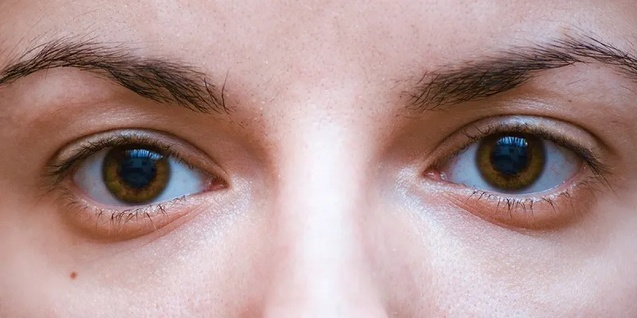
#> input picture normal.jpg, 637 x 318 px, shrunk from 800 x 400 before the run
$ python tempCodeRunnerFile.py
#> lines starting #> are read from the running program, lines starting #| are printed output that depends on the picture; after the words box and inside, x2 and y2 are one past the last pixel; in counts of white or black regions, pixels touching at a corner belong together
import cv2
import numpy as np
import matplotlib.pyplot as plt
import os

# --- PATH SETUP ---
try:
    script_dir = os.path.dirname(os.path.abspath(__file__))
    os.chdir(script_dir)
except NameError:
    print("⚠️ Jupyter mode detected.")

# --- CONFIGURATION ---
REDNESS_THRESH = 0.15  # 2% Redness (Strict for Sclera Lock)
FATIGUE_THRESH = 130   # Brightness < 100 means Fatigue

class EyeLab:
    def __init__(self):
        self.face_cascade = cv2.CascadeClassifier(cv2.data.haarcascades + 'haarcascade_frontalface_default.xml')
        self.eye_cascade = cv2.CascadeClassifier(cv2.data.haarcascades + 'haarcascade_eye.xml')

    def analyze_single_eye(self, eye_roi):
        """
        Runs the SCLERA-LOCKED pipeline on a SINGLE eye crop.
        """
        # 1. CROP: Aggressive crop (Top/Bottom 25%)
        h, w, _ = eye_roi.shape
        y1, y2 = int(h*0.25), int(h*0.75)
        crop = eye_roi[y1:y2, :]

        # Convert to HSV
        hsv = cv2.cvtColor(crop, cv2.COLOR_BGR2HSV)

        # --- 2. SCLERA (WHITE) DETECTION ---
        lower_white = np.array([0, 0, 120])
        upper_white = np.array([180, 60, 255])
        sclera_mask = cv2.inRange(hsv, lower_white, upper_white)

        kernel = np.ones((3,3), np.uint8)
        sclera_context = cv2.dilate(sclera_mask, kernel, iterations=2)

        # --- 3. RED VESSEL DETECTION ---
        lower_red1 = np.array([0, 70, 100]); upper_red1 = np.array([10, 255, 255])
        lower_red2 = np.array([170, 70, 100]); upper_red2 = np.array([180, 255, 255])

        raw_red = cv2.inRange(hsv, lower_red1, upper_red1) + cv2.inRange(hsv, lower_red2, upper_red2)

        # --- 4. THE INTERSECTION ---
        true_vessels = cv2.bitwise_and(raw_red, raw_red, mask=sclera_context)

        # 5. CALCULATE STATS
        red_pixels = cv2.countNonZero(true_vessels)
        sclera_area = cv2.countNonZero(sclera_context)

        if sclera_area == 0: sclera_area = 1

        red_ratio = red_pixels / sclera_area

        # Brightness (Average of the white area only)
        gray = cv2.cvtColor(crop, cv2.COLOR_BGR2GRAY)
        brightness = cv2.mean(gray, mask=sclera_context)[0]

        # 6. DUAL DIAGNOSIS (The Update)
        is_fatigued = brightness < FATIGUE_THRESH
        is_irritated = red_ratio > REDNESS_THRESH

        if is_fatigued and is_irritated:
            status = "Fatigue & Irritated"
        elif is_fatigued:
            status = "Fatigue"
        elif is_irritated:
            status = "Irritated"
        else:
            status = "Normal"

        return {
            "status": status,
            "redness": red_ratio,
            "brightness": brightness,
            "crop": crop,
            "vessel_mask": true_vessels
        }

    def process_image(self, img_path):
#> called with img_path = 'normal.jpg'
        frame = cv2.imread(img_path)
#> frame is the input picture: shape (318, 637, 3); mean B, G, R 147.6, 149.5, 178
        if frame is None: return None, []

        gray = cv2.cvtColor(frame, cv2.COLOR_BGR2GRAY)
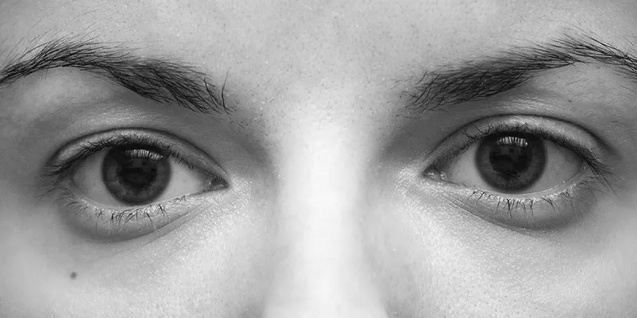
#> gray: shape (318, 637); min 2, max 249, mean 157.8
        frame_rgb = cv2.cvtColor(frame, cv2.COLOR_BGR2RGB)

        # --- DETECTION PHASE ---
        detected_eyes = []

        # Plan A: Face -> Eyes
        faces = self.face_cascade.detectMultiScale(gray, 1.1, 5, minSize=(100, 100))
#> faces = ()
        for (fx, fy, fw, fh) in faces:
            roi_gray = gray[fy:fy+fh, fx:fx+fw]
            eyes = self.eye_cascade.detectMultiScale(roi_gray, 1.1, 6, minSize=(30, 30))
            for (ex, ey, ew, eh) in eyes:
                detected_eyes.append((fx+ex, fy+ey, ew, eh))
#> this loop made 0 passes
#> after the loop, detected_eyes = []

        # Plan B: Whole Image
        if not detected_eyes:
            detected_eyes_rects = self.eye_cascade.detectMultiScale(gray, 1.1, 5, minSize=(50, 50))
#> detected_eyes_rects = [[357, 83, 152, 152], [410, 69, 191, 191], [31, 78, 195, 195]]
            for (ex, ey, ew, eh) in detected_eyes_rects:
                detected_eyes.append((ex, ey, ew, eh))
#> this loop made 3 passes
#> after the loop, detected_eyes = [(357, 83, 152, 152), (410, 69, 191, 191), (31, 78, 195, 195)]

        # Fallback
        if not detected_eyes:
             h, w, _ = frame.shape
             detected_eyes.append((0, 0, w, h))

        # Sort Left to Right
        detected_eyes.sort(key=lambda b: b[0])

        # --- ANALYSIS PHASE ---
        results = []

        for i, (x, y, w, h) in enumerate(detected_eyes):
            eye_roi = frame[y:y+h, x:x+w]
            data = self.analyze_single_eye(eye_roi)
            data['box'] = (x, y, w, h)
            data['id'] = i + 1
            results.append(data)

            # --- COLOR LOGIC FOR DUAL STATE ---
            color = (0, 255, 0) # Green (Normal)

            if "Fatigue" in data['status'] and "Irritated" in data['status']:
                color = (255, 165, 0) # Orange (Both)
            elif "Irritated" in data['status']:
                color = (255, 0, 0)   # Red
            elif "Fatigue" in data['status']:
                color = (255, 255, 0) # Yellow

            cv2.rectangle(frame_rgb, (x, y), (x+w, y+h), color, 2)

            # Use smaller font if text is long
            font_scale = 0.4 if "&" in data['status'] else 0.6
            cv2.putText(frame_rgb, f"{data['status']}", (x, y-10),
                        cv2.FONT_HERSHEY_SIMPLEX, font_scale, color, 2)
#> this loop made 3 passes
#> (x, y, y1 in analyze_single_eye, y2 in analyze_single_eye, red_pixels in analyze_single_eye) on passes 1 to 3: (31, 78, 48, 146, 490), (357, 83, 38, 114, 198), (410, 69, 47, 143, 673)
#> pass 1, in process_image, `eye_roi = frame[y:y+h, x:x+w]`:
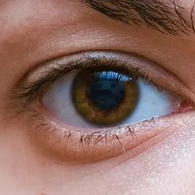
#> eye_roi: shape (195, 195, 3); mean B, G, R 100.3, 108.5, 143
#> pass 1, in analyze_single_eye, `crop = eye_roi[y1:y2, :]`:
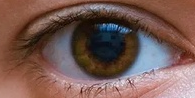
#> crop: shape (98, 195, 3); mean B, G, R 82.8, 89.6, 118.9
#> pass 1, in analyze_single_eye, `sclera_mask = cv2.inRange(hsv, lower_white, upper_white)`:
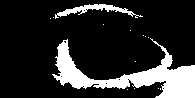
#> sclera_mask: shape (98, 195); 17.2% white; 14 white regions (12 under 20 px), largest, box (x1, y1, x2, y2) and area: (52, 38, 195, 98) 2868, (55, 4, 143, 19) 399
#> after the loop:
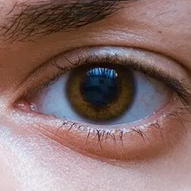
#> eye_roi: shape (191, 191, 3); mean B, G, R 106, 108.6, 135.5
#> after the loop:
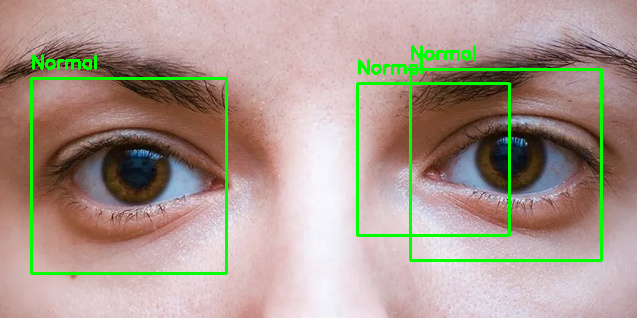
#> frame_rgb: shape (318, 637, 3); mean R, G, B 171.6, 154.1, 142.5
#> after the loop, results = 3 items

        return frame_rgb, results

# --- VISUALIZATION ---
def show_full_report(orig_img, eye_results, filename):
    num_eyes = len(eye_results)
    if num_eyes == 0:
        print(f"❌ No eyes found in {filename}")
        return

    total_rows = 1 + num_eyes
    fig = plt.figure(figsize=(10, 4 * total_rows))

    # 1. Main Image
    ax_main = plt.subplot2grid((total_rows, 3), (0, 0), colspan=3)
    ax_main.imshow(orig_img)
    ax_main.set_title(f"Main Detection: {filename}")
    ax_main.axis('off')

    # 2. Individual Eyes
    for i, res in enumerate(eye_results):
        row = i + 1

        # Crop
        ax_crop = plt.subplot2grid((total_rows, 3), (row, 0))
        ax_crop.imshow(cv2.cvtColor(res['crop'], cv2.COLOR_BGR2RGB))
        ax_crop.set_title(f"Eye {res['id']} (Cropped)")
        ax_crop.axis('off')

        # Mask
        ax_mask = plt.subplot2grid((total_rows, 3), (row, 1))
        ax_mask.imshow(res['vessel_mask'], cmap='gray')
        ax_mask.set_title("Sclera-Locked Vessels")
        ax_mask.axis('off')

        # Stats
        ax_text = plt.subplot2grid((total_rows, 3), (row, 2))
        ax_text.text(0.1, 0.5,
                     f"DIAGNOSIS: {res['status']}\n\n"
                     f"Redness: {res['redness']*100:.2f}%\n"
                     f"Brightness: {res['brightness']:.0f}\n",
                     fontsize=12, va='center')
        ax_text.axis('off')

    plt.tight_layout()
    plt.show()

# --- MAIN ---
if __name__ == "__main__":
    lab = EyeLab()

    # YOUR FILES
    my_files = ['normal.jpg', 'red2.jpg', 'irritated2.jpg']

    for f in my_files:
        print(f"\n--- Processing {f} ---")
        img_res, results = lab.process_image(f)
#> results = 3 items

        if img_res is not None:
            for res in results:
                print(f"  👁️ Eye {res['id']}: [{res['status']}] (R: {res['redness']*100:.1f}%)")
#> this loop made 3 passes
#|   👁️ Eye 1: [Normal] (R: 9.6%)
#|   👁️ Eye 2: [Normal] (R: 4.0%)
#|   👁️ Eye 3: [Normal] (R: 10.5%)

            show_full_report(img_res, results, f)
#> in show_full_report, `num_eyes = len(eye_results)`: num_eyes = 3
#> in show_full_report, `total_rows = 1 + num_eyes`: total_rows = 4
#> the loop in show_full_report, `for i, res in enumerate(eye_results):` made 3 passes
#> in show_full_report, `plt.show()`:
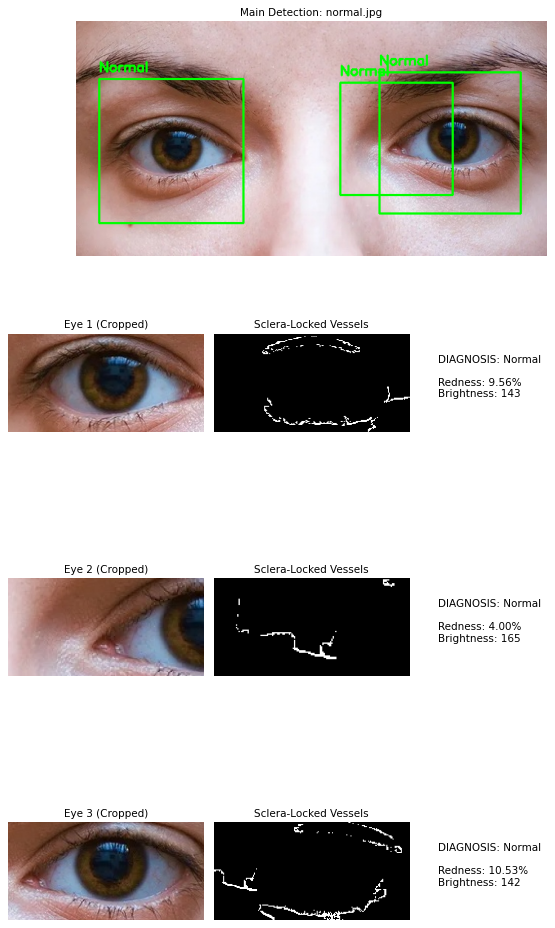
#> figure drawn by matplotlib, 7 panels
#> pass 2 of the loop `for f in my_files:`:
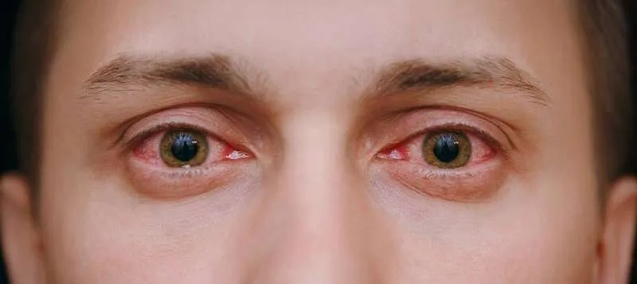
#> input picture red2.jpg, 637 x 284 px, shrunk from 800 x 357 before the run
#> in process_image, frame is the input picture: shape (284, 637, 3); mean B, G, R 108.9, 120.9, 160.9
#> gray: shape (284, 637)
#> after the loop in process_image (call 2), `for (fx, fy, fw, fh) in faces:`: detected_eyes = []
#> detected_eyes_rects = [[101, 74, 146, 146], [361, 71, 153, 153]]
#> the loop in process_image (call 2), `for (ex, ey, ew, eh) in detected_eyes_rects:` made 2 passes
#> after the loop in process_image (call 2), `for (ex, ey, ew, eh) in detected_eyes_rects:`: detected_eyes = [(101, 74, 146, 146), (361, 71, 153, 153)]
#> the loop in process_image (call 2), `for i, (x, y, w, h) in enumerate(detected_eyes):` made 2 passes
#> (x, y, y1 in analyze_single_eye, y2 in analyze_single_eye, lower_white in analyze_single_eye, upper_white in analyze_single_eye) on passes 1 to 2: (101, 74, 36, 109, [0, 0, 120], [180, 60, 255]), (361, 71, 38, 114, [0, 0, 120], [180, 60, 255])
#> pass 1, in analyze_single_eye (call 4), `sclera_mask = cv2.inRange(hsv, lower_white, upper_white)`:
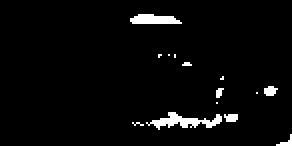
#> sclera_mask: shape (73, 146) (shown 2 times larger); 3.3% white; 14 white regions (10 under 20 px), largest, box (x1, y1, x2, y2) and area: (73, 56, 111, 65) 146, (65, 7, 91, 12) 101, (132, 43, 139, 48) 26, (112, 57, 119, 61) 24
#> after the loop in process_image (call 2), `for i, (x, y, w, h) in enumerate(detected_eyes):`: results = 2 items
#> the loop `for res in results:` made 2 passes
#|   👁️ Eye 1: [Irritated] (R: 26.7%)
#|   👁️ Eye 2: [Irritated] (R: 29.2%)
#> num_eyes = 2
#> total_rows = 3
#> the loop in show_full_report (call 2), `for i, res in enumerate(eye_results):` made 2 passes
#> row on passes 1 to 2: 1, 2
#> in show_full_report (call 2), `plt.show()`:
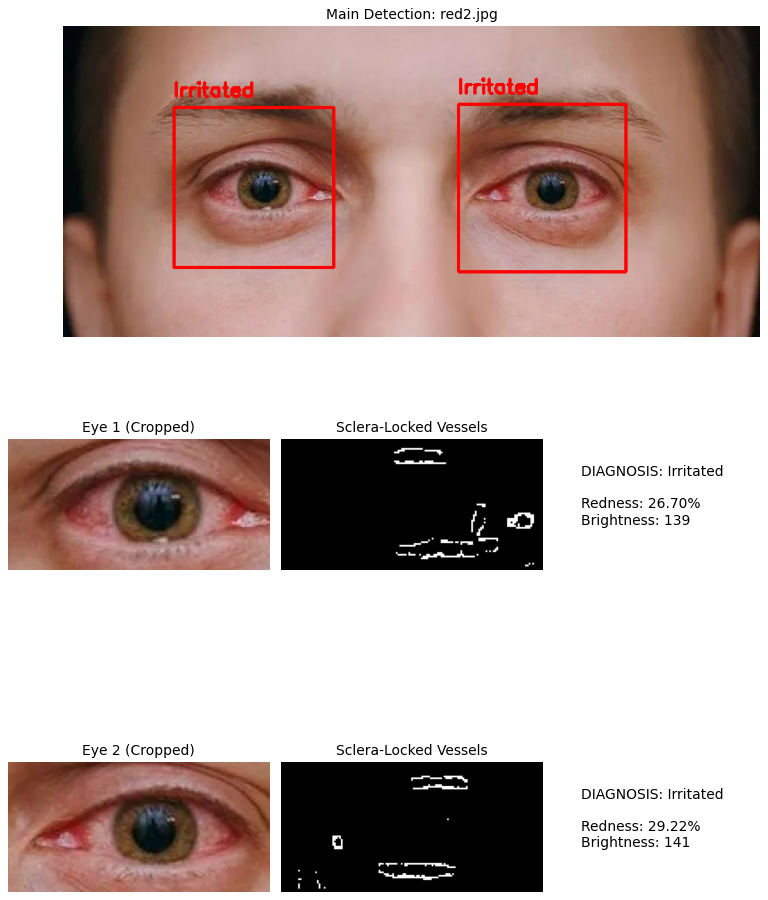
#> figure drawn by matplotlib, 5 panels
#> pass 3 of the loop `for f in my_files:`:
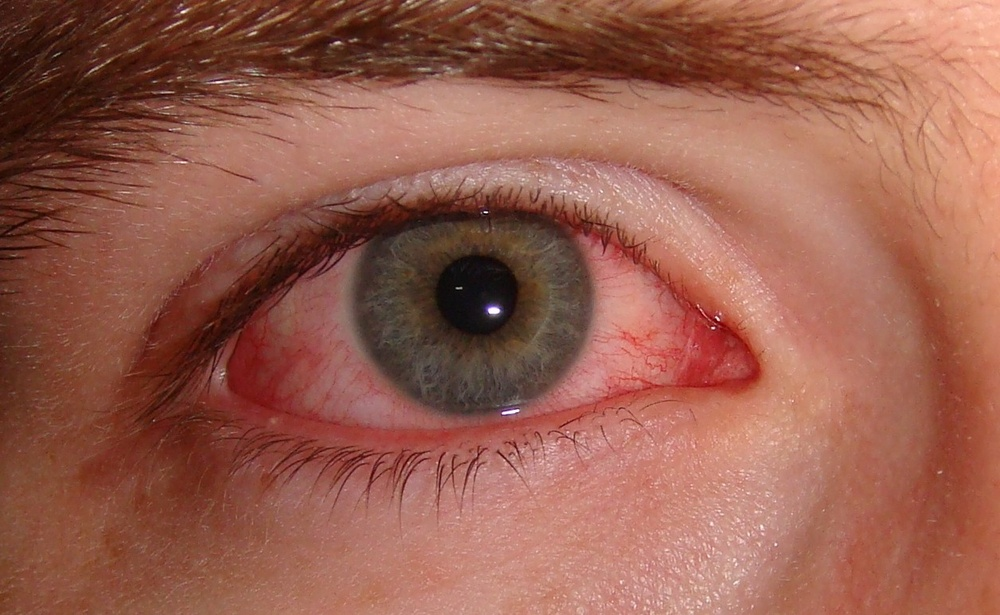
#> input picture irritated2.jpg, 1000 x 615 px, shrunk from 1256 x 773 before the run
#> in process_image, frame is the input picture: shape (615, 1000, 3); mean B, G, R 78.5, 94.2, 152
#> gray: shape (615, 1000)
#> after the loop in process_image (call 3), `for (fx, fy, fw, fh) in faces:`: detected_eyes = []
#> detected_eyes_rects = [[184, 69, 504, 504]]
#> the loop in process_image (call 3), `for (ex, ey, ew, eh) in detected_eyes_rects:` made 1 pass
#> after the loop in process_image (call 3), `for (ex, ey, ew, eh) in detected_eyes_rects:`: detected_eyes = [(184, 69, 504, 504)]
#> the loop in process_image (call 3), `for i, (x, y, w, h) in enumerate(detected_eyes):` made 1 pass
#> (x, y, y1 in analyze_single_eye, y2 in analyze_single_eye, lower_white in analyze_single_eye, upper_white in analyze_single_eye) on pass 1: (184, 69, 126, 378, [0, 0, 120], [180, 60, 255])
#> pass 1, in analyze_single_eye (call 6), `sclera_mask = cv2.inRange(hsv, lower_white, upper_white)`:
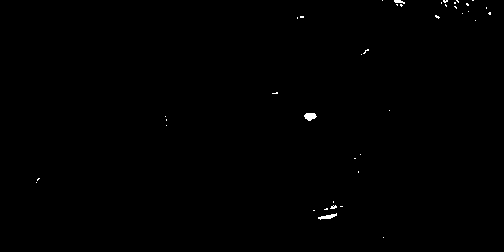
#> sclera_mask: shape (252, 504); 0.25% white; 40 white regions (37 under 20 px), largest, box (x1, y1, x2, y2) and area: (304, 113, 317, 121) 74, (318, 213, 337, 220) 61, (394, 0, 405, 4) 28
#> after the loop in process_image (call 3), `for i, (x, y, w, h) in enumerate(detected_eyes):`: results = 1 item
#> the loop `for res in results:` made 1 pass
#|   👁️ Eye 1: [Fatigue & Irritated] (R: 24.5%)
#> num_eyes = 1
#> total_rows = 2
#> the loop in show_full_report (call 3), `for i, res in enumerate(eye_results):` made 1 pass
#> in show_full_report (call 3), `plt.show()`:
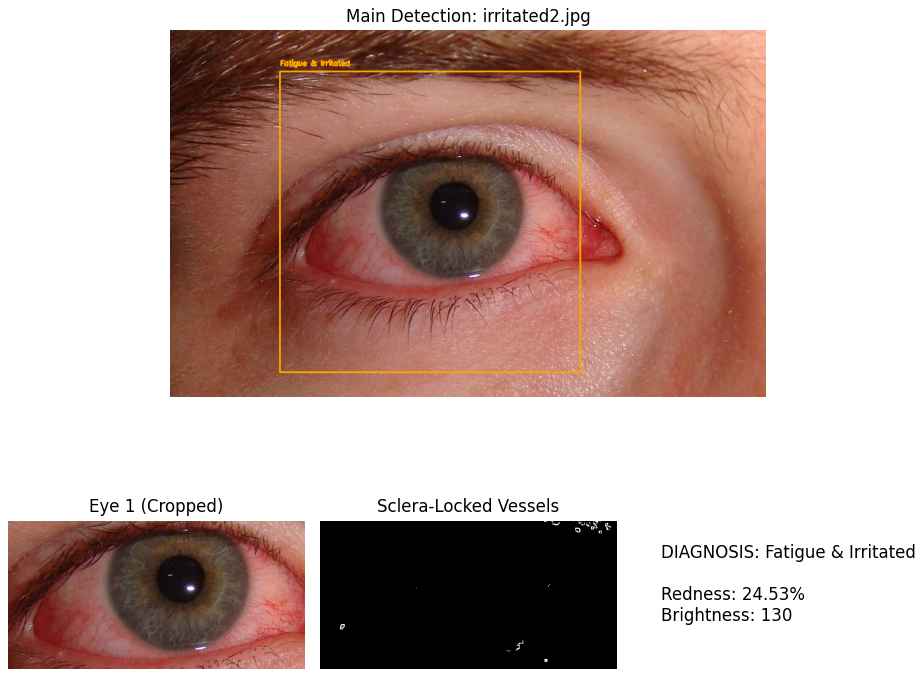
#> figure drawn by matplotlib, 3 panels
